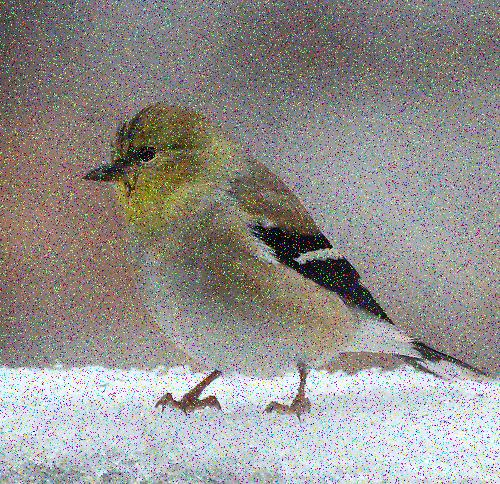
#> input picture Dataset/data/SNP_small/test/goldfinch/n01531178_41_SNP_0.1.JPEG, 500 x 484 px, found by its file name
$ python MedianFilter531.py
#> lines starting #> are read from the running program, lines starting #| are printed output that depends on the picture
### Model/MODULE_Construction_detail.py
import os
'''
    For the given path, get the List of all files in the directory tree
'''
def getListOfFiles(dirName):
    # create a list of file and sub directories
    # names in the given directory
    listOfFile = os.listdir(dirName)
    allFiles = list()
    # Iterate over all the entries
    for entry in listOfFile:
        # Create full path
        fullPath = os.path.join(dirName, entry)
        # If entry is a directory then get the list of files in this directory
        if os.path.isdir(fullPath):
            allFiles = allFiles + getListOfFiles(fullPath)
        else:
            allFiles.append(fullPath)

    return allFiles

def get_only_file_name(dirName):
    list_files = os.listdir(dirName)
    return list_files

# [18 lines left out: function Get_dataset_construction, not called in this run]

# [11 lines that do not run on import are left out]

### Model/MedianFilter531.py
import os
import cv2
import MODULE_Construction_detail as consD
srcdir_part = './Testing_data/SNP'
destdir_part = './Testing_data/MF_SNP'
SNP_levels = [0.1, 0.2, 0.3, 0.4, 0.5]
objects = ['goldfinch', 'vizsla', 'pitcher', 'upright', 'hamster']
MF_ksize = [3,5,7,9]

for SNP_level in SNP_levels:
    for ksize in MF_ksize:
        for obj in objects:
            src_dir = f'{srcdir_part}/SNP_{SNP_level}/test/{obj}'
            dest_dir = f'{destdir_part}/SNP_{SNP_level}/ksize_{ksize}/test/{obj}'
            if not os.path.exists(dest_dir):
                os.makedirs(dest_dir)
                print(f'New Directory: {dest_dir}\n')
            file_lst = consD.getListOfFiles(src_dir)
            for ori_img in file_lst:
                im_tmp = cv2.imread(ori_img)
#> im_tmp is the input picture: shape (484, 500, 3); mean B, G, R 141.7, 144.7, 147.8
                im_out = cv2.medianBlur(im_tmp, ksize)
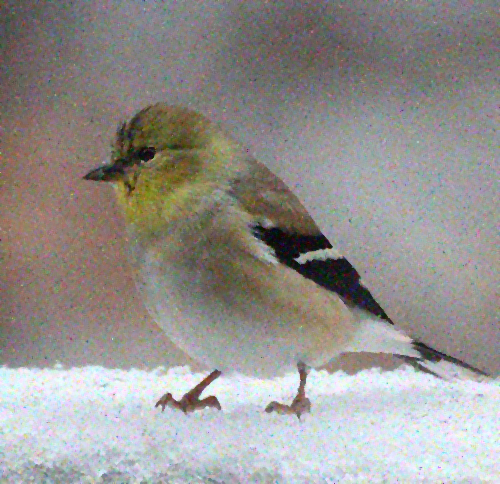
#> im_out: shape (484, 500, 3); mean B, G, R 143.5, 146.6, 149.5
#> (the run stopped early here; a loop or call above may not have finished)
